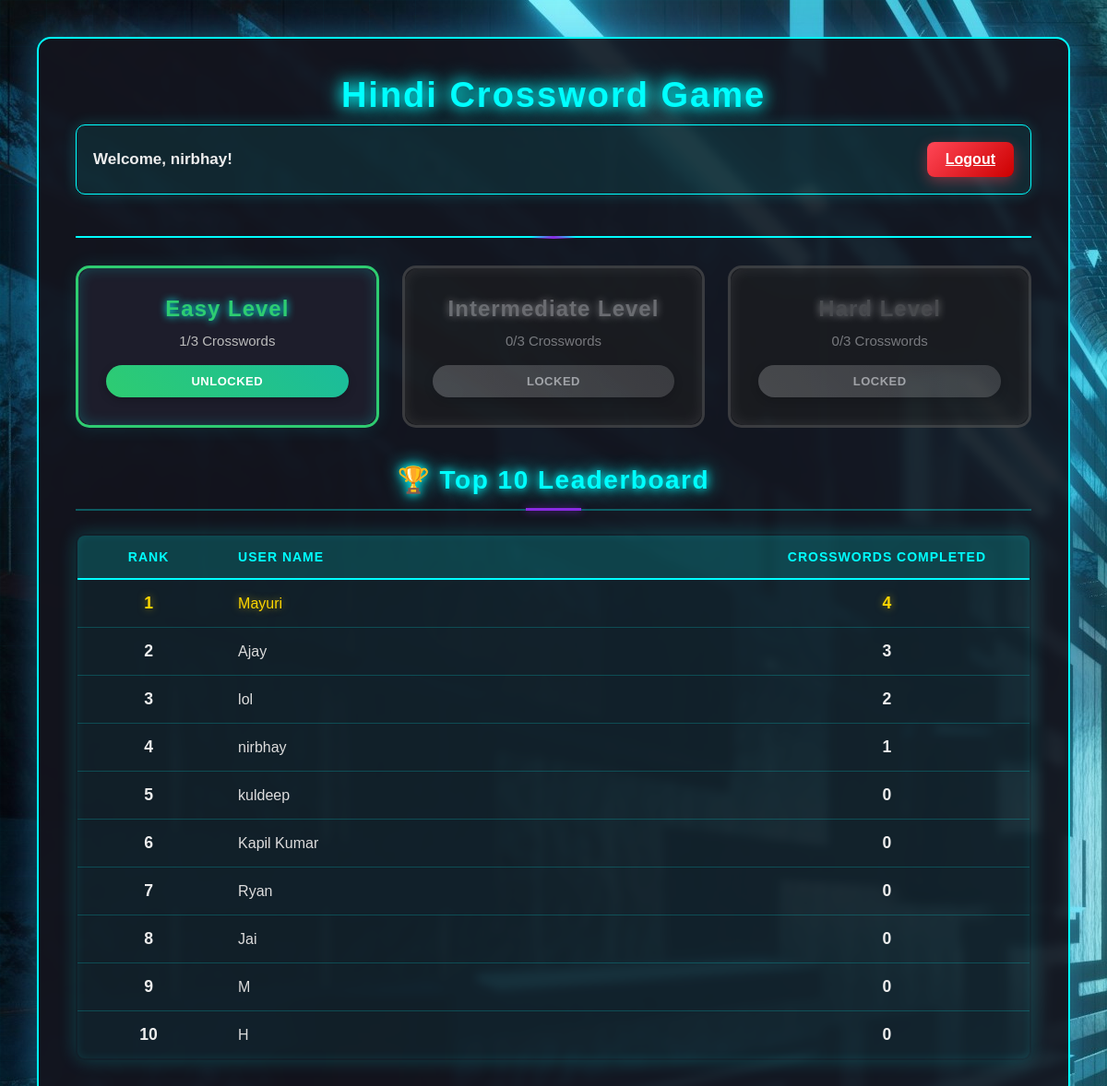
/dashboard.php (signed in), run on the app's committed database.
### tables this page shows
CREATE TABLE `users` (
  `id` int NOT NULL AUTO_INCREMENT,
  `name` varchar(100) NOT NULL,
  `email` varchar(255) NOT NULL,
  `password_hash` varchar(255) NOT NULL,
  `progress_easy` int NOT NULL DEFAULT '0',
  `progress_intermediate` int NOT NULL DEFAULT '0',
  `progress_hard` int NOT NULL DEFAULT '0',
  PRIMARY KEY (`id`),
  UNIQUE KEY `email` (`email`)
);

### dashboard.php (the view, shortened to what this page needs)
<?php
require_once 'config.php';
$leaderboard_sql = "
    SELECT
        name,
        (progress_easy + progress_intermediate + progress_hard) AS total_progress
    FROM
        users
    ORDER BY
        total_progress DESC, progress_hard DESC, progress_intermediate DESC, progress_easy DESC
    LIMIT 10
";
$leaderboard_result = $conn->query($leaderboard_sql);
if ($leaderboard_result === false) {
    echo "Error fetching leaderboard: " . $conn->error;
    $leaderboard_data = [];
} else {
    $leaderboard_data = $leaderboard_result->fetch_all(MYSQLI_ASSOC);
}
?>
<!DOCTYPE html>
<html lang="en">
<head>
    <link rel="stylesheet" href="styleReal.css">
    </head>
<body>
    <div class="container">
        <div id="game-dashboard" class="game-container">
            <div class="game-header">
                <h1> Hindi Crossword Game</h1>
                <div class="user-info">
                    <div class="user-welcome">Welcome, <?= htmlspecialchars($_SESSION['user_name']) ?>!</div>
                    <a href="logout.php" class="logout-btn">Logout</a>
                </div>
            </div>
            <div class="level-selection" id="levelSelection">
                <div class="level-card easy" onclick="selectLevel('easy')">
                    <div class="level-title" style="color: #2ecc71;">Easy Level</div>
                    <div class="level-progress"><?= (int)$_SESSION['progress_easy'] ?>/3 Crosswords</div>
                    <div class="level-status status-unlocked">Unlocked</div>
                </div>
                <?php $isIntermediateLocked = $_SESSION['progress_easy'] < 3; ?>
                <div class="level-card intermediate <?= $isIntermediateLocked ? 'locked' : '' ?>" onclick="<?= $isIntermediateLocked ? '' : "selectLevel('intermediate')" ?>">
                    <div class="level-title" style="color: #f39c12;">Intermediate Level</div>
                    <div class="level-progress"><?= (int)$_SESSION['progress_intermediate'] ?>/3 Crosswords</div>
                    <div class="level-status <?= $isIntermediateLocked ? 'status-locked' : 'status-unlocked' ?>"><?= $isIntermediateLocked ? 'Locked' : 'Unlocked' ?></div>
                </div>
                <?php $isHardLocked = $_SESSION['progress_intermediate'] < 3; ?>
                <div class="level-card hard <?= $isHardLocked ? 'locked' : '' ?>" onclick="<?= $isHardLocked ? '' : "selectLevel('hard')" ?>">
                    <div class="level-title" style="color: #e74c3c;">Hard Level</div>
                    <div class="level-progress"><?= (int)$_SESSION['progress_hard'] ?>/3 Crosswords</div>
                    <div class="level-status <?= $isHardLocked ? 'status-locked' : 'status-unlocked' ?>"><?= $isHardLocked ? 'Locked' : 'Unlocked' ?></div>
                </div>
            </div>
            <div class="leaderboard-section">
                <h2>🏆 Top 10 Leaderboard</h2>
                <table class="leaderboard-table">
                    <thead>
                        <tr>
                            <th>Rank</th>
                            <th>User Name</th>
                            <th>Crosswords Completed</th>
                        </tr>
                    </thead>
                    <tbody>
                        <?php
                        $rank = 1;
                        foreach ($leaderboard_data as $row):
                        ?>
                        <tr>
                            <td><?= $rank ?></td>
                            <td><?= htmlspecialchars($row['name']) ?></td>
                            <td><?= (int)$row['total_progress'] ?></td>
                        </tr>
                        <?php
                        $rank++;
                        endforeach;
                        ?>
                    </tbody>
                </table>
            </div>
            </div>
    </div>
</body>
</html>

### data on the page
users: name "Mayuri", total_progress "4"
users: name "Ajay", total_progress "3"
users: name "lol", total_progress "2"
users: name "nirbhay", total_progress "1"
users: name "kuldeep", total_progress "0"
users: name "Kapil Kumar", total_progress "0"
users: name "Ryan", total_progress "0"
users: name "Jai", total_progress "0"
users: name "M", total_progress "0"
users: name "H", total_progress "0"

### other printed values
$_SESSION['user_name'] "nirbhay"
$_SESSION['progress_easy'] "1"
$_SESSION['progress_intermediate'] "0"
$_SESSION['progress_hard'] "0"
